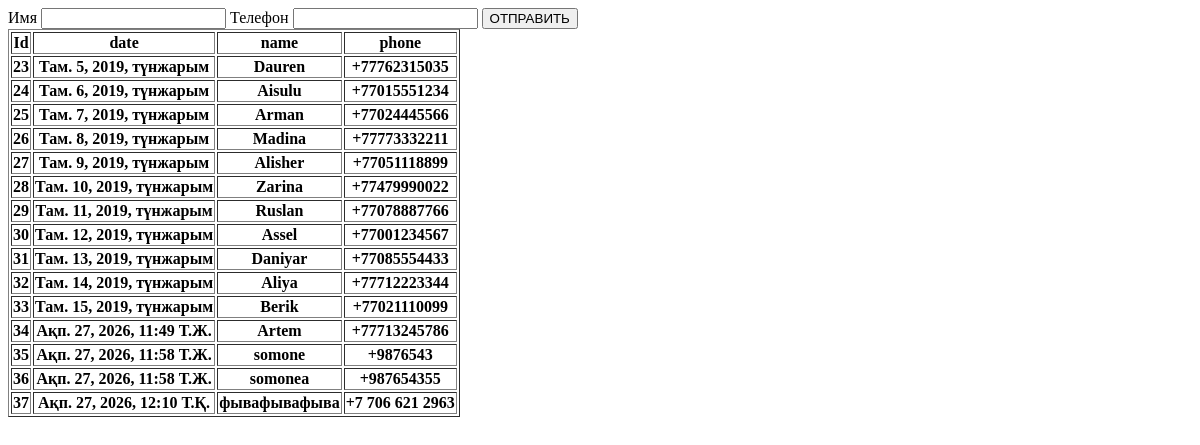
Before: / with the older database file.
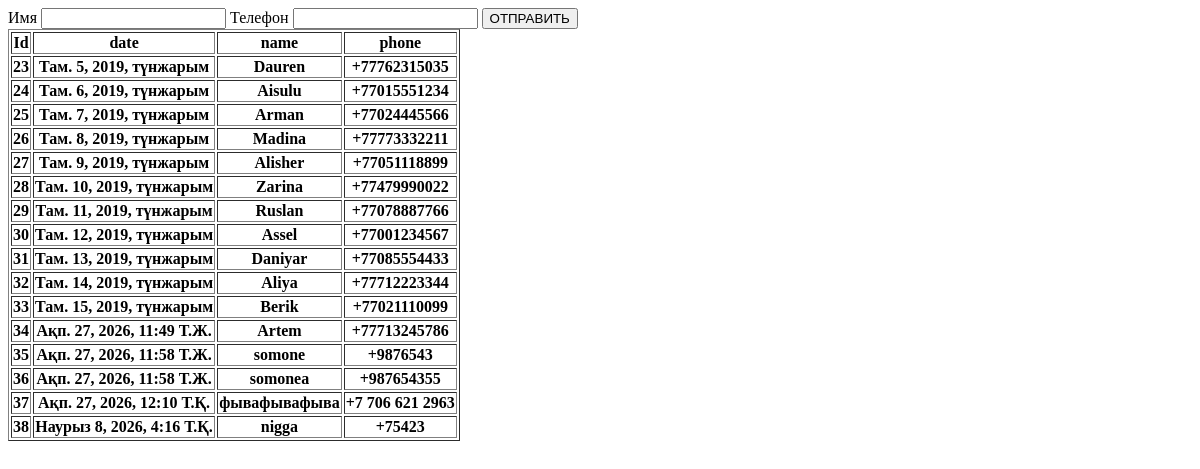
After: the same page with the newer database file.
### crm/models.py (models this page shows, shortened)
class Order(models.Model):
    order_dt = models.DateTimeField(auto_now=True)
    order_name = models.CharField(max_length=200, verbose_name="Имя")
    order_phone = models.CharField(max_length=200, verbose_name="Номер")
    class Meta:
        verbose_name = "заказ"
        verbose_name_plural = "заказы"

### crm/views.py (the view)
# urls.py: path('', first_page),
def first_page(request):
    object_list = Order.objects.all()
    return render(request, './index.html', {
        'object_list': object_list
    })

### crm/templates/index.html (shortened to what this page needs)
<!DOCTYPE html>
<html lang="en">
<head>
</head>
<body>
    <form action="{%url 'thanks_page'%}" method="POST">
        <label>Имя</label>
        <input name="name">
        <label>Телефон</label>
        <input name="phone">
        <button type="submit">ОТПРАВИТЬ</button>
    </form>
{%if object_list%}
    <table border="1">
        <tr>
            <th>Id</th>
            <th>date</th>
            <th>name</th>
            <th>phone</th>
        </tr>
        {%for obj in object_list %}
        <tr>
            <th>{{obj.id}}</th>
            <th>{{obj.order_dt}}</th>
            <th>{{obj.order_name}}</th>
            <th>{{obj.order_phone}}</th>
        </tr>
        {%endfor%}
    </table>
{%else%}
нет данных
{%endif%}
</body>
</html>

Changed rows visible on the page:
added Order: id "38", order_dt "Наурыз 8, 2026, 4:16 Т.Қ.", order_name "nigga", order_phone "+75423"
